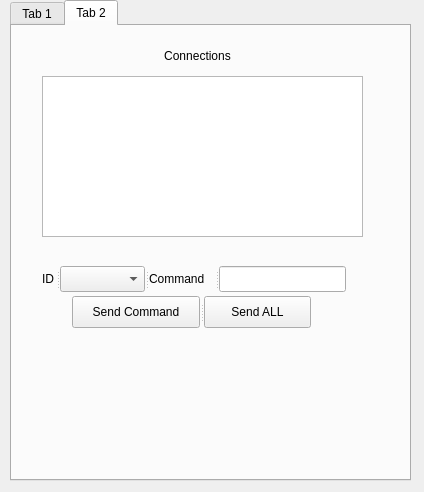
<?xml version="1.0" encoding="UTF-8"?>
<ui version="4.0">
 <class>Dialog</class>
 <widget class="QDialog" name="Dialog">
  <property name="geometry">
   <rect>
    <x>0</x>
    <y>0</y>
    <width>424</width>
    <height>492</height>
   </rect>
  </property>
  <property name="windowTitle">
   <string>Dialog</string>
  </property>
  <property name="styleSheet">
   <string notr="true"/>
  </property>
  <widget class="QTabWidget" name="tabWidget">
   <property name="geometry">
    <rect>
     <x>10</x>
     <y>0</y>
     <width>401</width>
     <height>481</height>
    </rect>
   </property>
   <property name="currentIndex">
    <number>1</number>
   </property>
   <widget class="QWidget" name="tab">
    <attribute name="title">
     <string>Tab 1</string>
    </attribute>
    <widget class="QSplitter" name="splitter">
     <property name="geometry">
      <rect>
       <x>110</x>
       <y>60</y>
       <width>125</width>
       <height>201</height>
      </rect>
     </property>
     <property name="orientation">
      <enum>Qt::Vertical</enum>
     </property>
     <widget class="QLabel" name="label">
      <property name="text">
       <string>IP CONTROLLER</string>
      </property>
     </widget>
     <widget class="QLineEdit" name="lineEdit">
      <property name="text">
       <string>localhost</string>
      </property>
     </widget>
     <widget class="QLabel" name="label_2">
      <property name="text">
       <string>PORT</string>
      </property>
     </widget>
     <widget class="QLineEdit" name="lineEdit_2">
      <property name="text">
       <string>9090</string>
      </property>
     </widget>
     <widget class="QLabel" name="status_label">
      <property name="text">
       <string>STATUS</string>
      </property>
     </widget>
     <widget class="QPushButton" name="ConnectButton">
      <property name="text">
       <string>Connect</string>
      </property>
     </widget>
    </widget>
   </widget>
   <widget class="QWidget" name="tab_2">
    <attribute name="title">
     <string>Tab 2</string>
    </attribute>
    <widget class="QTableView" name="tableView">
     <property name="geometry">
      <rect>
       <x>30</x>
       <y>50</y>
       <width>321</width>
       <height>161</height>
      </rect>
     </property>
    </widget>
    <widget class="QLabel" name="label_3">
     <property name="geometry">
      <rect>
       <x>130</x>
       <y>20</y>
       <width>111</width>
       <height>20</height>
      </rect>
     </property>
     <property name="text">
      <string>Connections</string>
     </property>
     <property name="alignment">
      <set>Qt::AlignCenter</set>
     </property>
    </widget>
    <widget class="QSplitter" name="splitter_3">
     <property name="geometry">
      <rect>
       <x>60</x>
       <y>270</y>
       <width>239</width>
       <height>32</height>
      </rect>
     </property>
     <property name="orientation">
      <enum>Qt::Horizontal</enum>
     </property>
     <widget class="QPushButton" name="pushButton">
      <property name="text">
       <string>Send Command</string>
      </property>
     </widget>
     <widget class="QPushButton" name="pushButton_2">
      <property name="text">
       <string>Send ALL</string>
      </property>
     </widget>
    </widget>
    <widget class="QSplitter" name="splitter_2">
     <property name="geometry">
      <rect>
       <x>30</x>
       <y>240</y>
       <width>304</width>
       <height>26</height>
      </rect>
     </property>
     <property name="orientation">
      <enum>Qt::Horizontal</enum>
     </property>
     <widget class="QLabel" name="label_5">
      <property name="text">
       <string>ID</string>
      </property>
     </widget>
     <widget class="QComboBox" name="comboBox"/>
     <widget class="QLabel" name="label_4">
      <property name="text">
       <string>Command</string>
      </property>
     </widget>
     <widget class="QLineEdit" name="lineEdit_3"/>
    </widget>
    <widget class="QLabel" name="label_6">
     <property name="geometry">
      <rect>
       <x>20</x>
       <y>310</y>
       <width>351</width>
       <height>121</height>
      </rect>
     </property>
     <property name="text">
      <string/>
     </property>
    </widget>
   </widget>
  </widget>
 </widget>
 <resources/>
 <connections/>
</ui>
